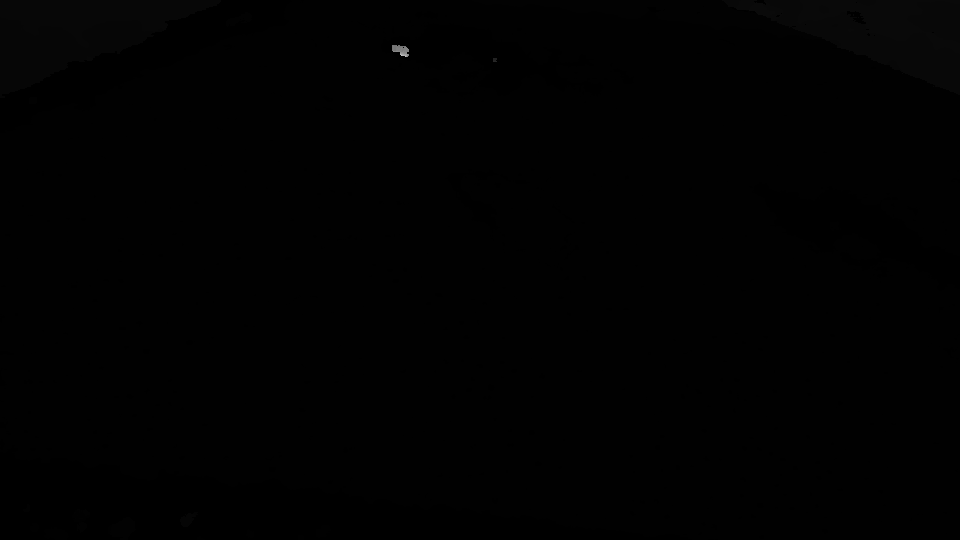
#> input picture ref_views_10/ob_0000001/depth/0000000.png, 960 x 540 px, found by its file name; its folder holds only this picture in this run
$ python enhanced_deapth_gen.py
#> lines starting #> are read from the running program, lines starting #| are printed output that depends on the picture; after the words box and inside, x2 and y2 are one past the last pixel; in counts of white or black regions, pixels touching at a corner belong together
import os
import cv2
import numpy as np

depth_dir = r"C:\Users\kfakh\OneDrive\Desktop\falku\FoundationPose\video_utils\ref_views_1\ob_0000001\depth"
mask_dir = r"C:\Users\kfakh\OneDrive\Desktop\falku\FoundationPose\video_utils\ref_views_1\ob_0000001\masks"

# output folder created next to depth folder
output_dir = os.path.join(os.path.dirname(depth_dir), "depth_enhanced")
os.makedirs(output_dir, exist_ok=True)


def load_depth(path):
    # supports 16-bit or 8-bit depth images
    depth = cv2.imread(path, cv2.IMREAD_UNCHANGED)
#> depth is the input picture: shape (540, 960) uint16; min 0, max 51304, mean 387.5
    return depth


def load_mask(path):
    mask = cv2.imread(path, cv2.IMREAD_GRAYSCALE)
#> mask: shape (540, 960); min 0, max 200, mean 1.2
    if mask is None:
        return None
    # ensure binary mask
    mask = (mask > 0).astype(np.uint8)
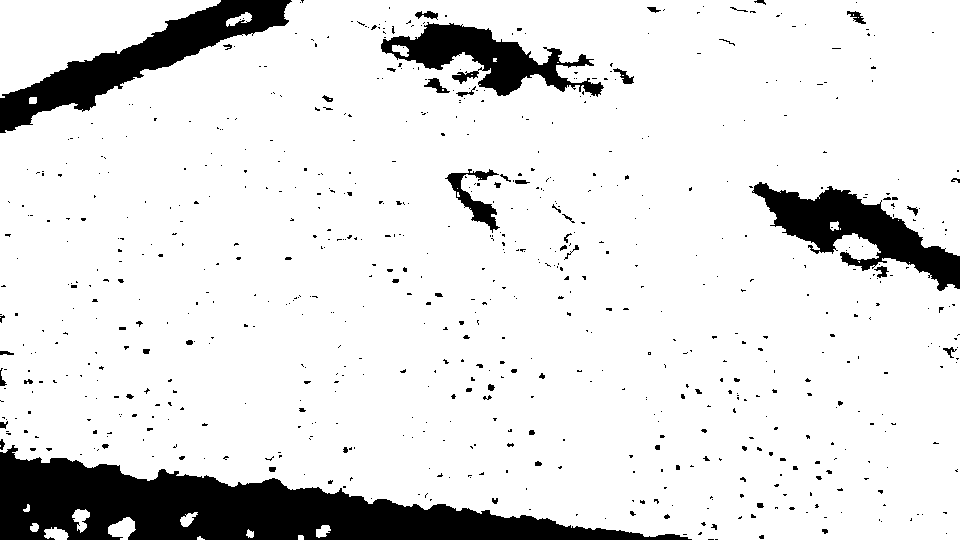
#> mask: shape (540, 960); values 0 (black) and 1 (white), 88.3% white; 719 black regions (659 under 20 px), largest, box (x1, y1, x2, y2) and area: (0, 445, 692, 540) 29071, (0, 0, 292, 133) 10282, (752, 182, 960, 291) 8259
    return mask


for file in os.listdir(depth_dir):
    if not file.lower().endswith((".png", ".jpg", ".tif", ".tiff")):
        continue

    depth_path = os.path.join(depth_dir, file)
    mask_path = os.path.join(mask_dir, os.path.splitext(file)[0] + ".png")

    if not os.path.exists(mask_path):
        print(f"Missing mask for {file}")
        continue

    depth = load_depth(depth_path)
    mask = load_mask(mask_path)

    if depth is None or mask is None:
        continue

    # resize mask if needed (safety)
    if depth.shape[:2] != mask.shape[:2]:
        mask = cv2.resize(mask, (depth.shape[1], depth.shape[0]), interpolation=cv2.INTER_NEAREST)

    # apply mask
    enhanced_depth = depth * mask

    # save result
    out_path = os.path.join(output_dir, file)
    cv2.imwrite(out_path, enhanced_depth)

    print(f"Saved: {out_path}")

print("✅ Done generating enhanced depth maps")

$ run again, on ref_views_10/ob_0000001/depth/0000004.png
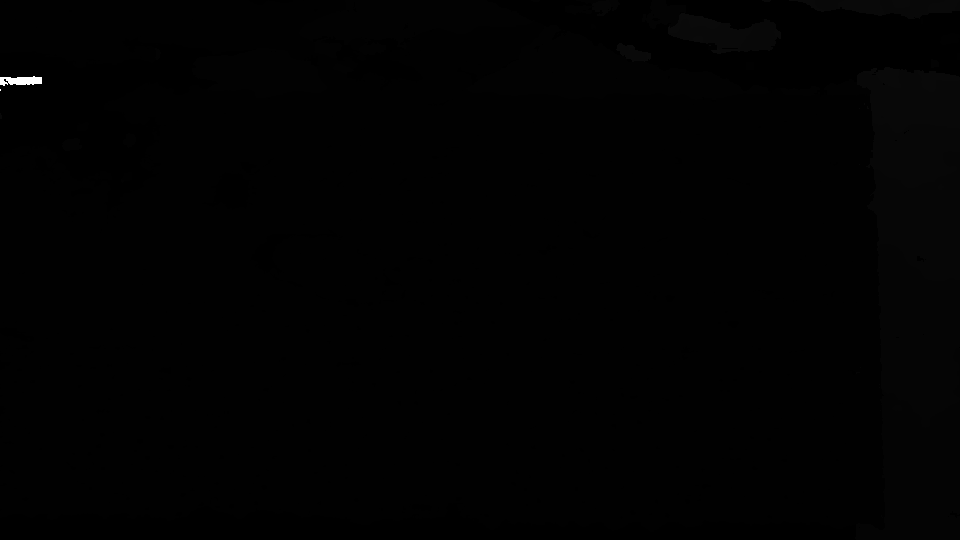
#> input picture ref_views_10/ob_0000001/depth/0000004.png, 960 x 540 px, found by its file name
#> in load_depth, depth is the input picture: shape (540, 960) uint16; min 0, max 65535, mean 468.1
#> in load_mask, `mask = (mask > 0).astype(np.uint8)`:
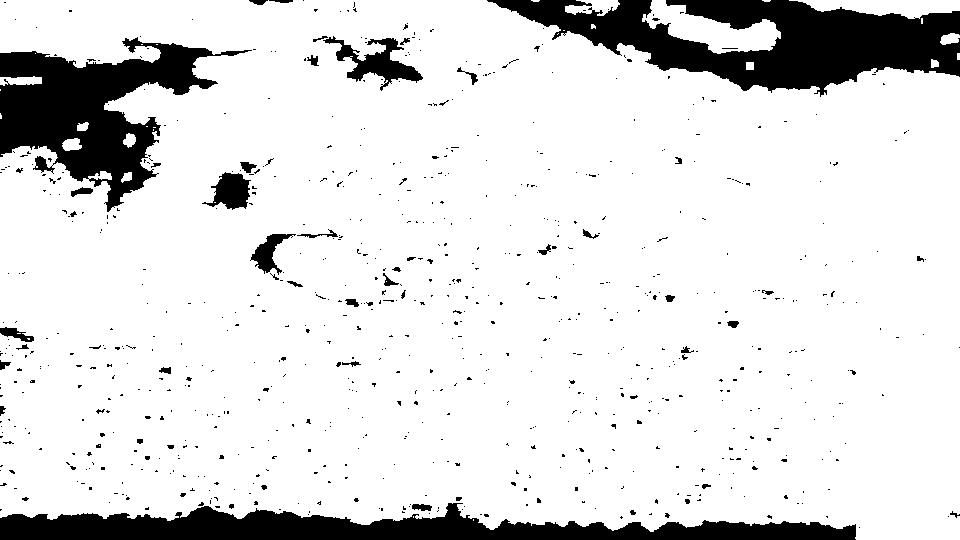
#> mask: shape (540, 960); values 0 (black) and 1 (white), 87.2% white; 773 black regions (722 under 20 px), largest, box (x1, y1, x2, y2) and area: (487, 0, 960, 97) 22707, (0, 37, 252, 212) 17519, (0, 503, 856, 540) 17515

$ run again, on ref_views_10/ob_0000001/depth/0000006.png
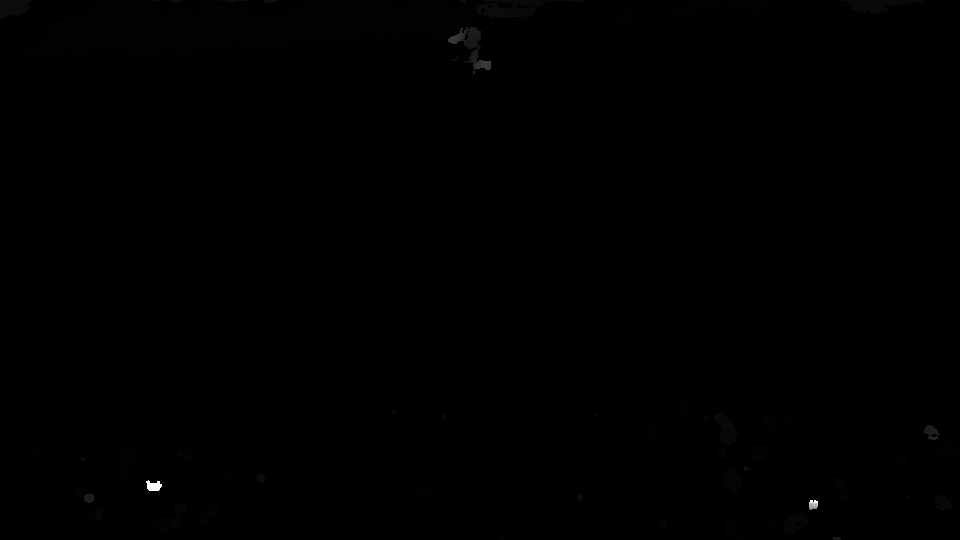
#> input picture ref_views_10/ob_0000001/depth/0000006.png, 960 x 540 px, found by its file name
#> in load_depth, depth is the input picture: shape (540, 960) uint16; min 0, max 65535, mean 303.3
#> in load_mask, `mask = (mask > 0).astype(np.uint8)`:
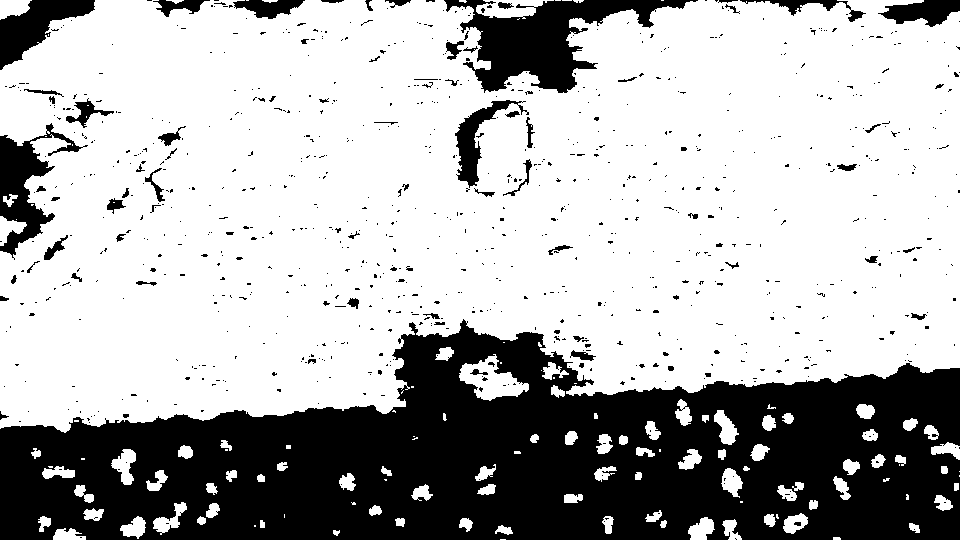
#> mask: shape (540, 960); values 0 (black) and 1 (white), 69.3% white; 896 black regions (819 under 20 px), largest, box (x1, y1, x2, y2) and area: (0, 319, 960, 540) 130962, (444, 0, 698, 93) 9255, (0, 123, 88, 260) 3826

$ run again, on ref_views_10/ob_0000001/depth/0000001.png
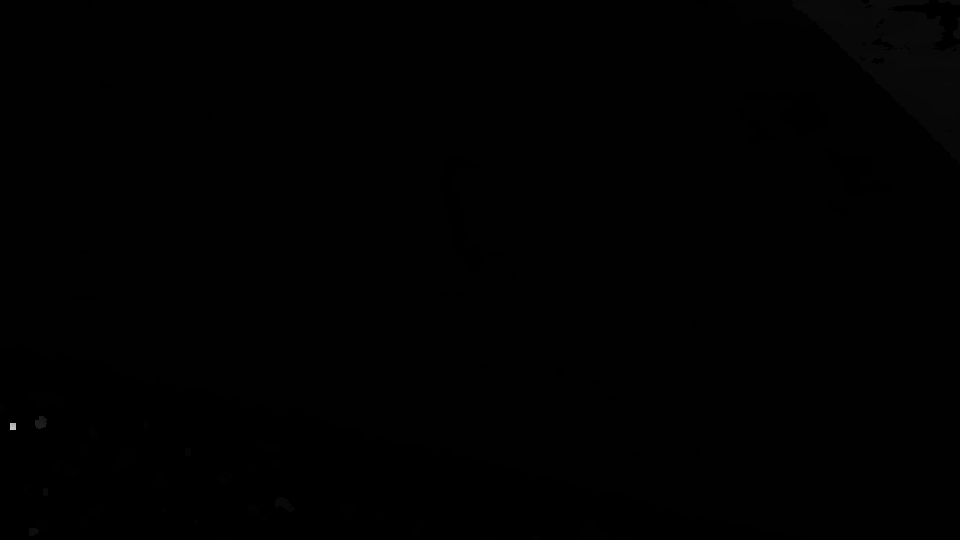
#> input picture ref_views_10/ob_0000001/depth/0000001.png, 960 x 540 px, found by its file name
#> in load_depth, depth is the input picture: shape (540, 960) uint16; min 0, max 54005, mean 331.3
#> in load_mask, `mask = (mask > 0).astype(np.uint8)`:
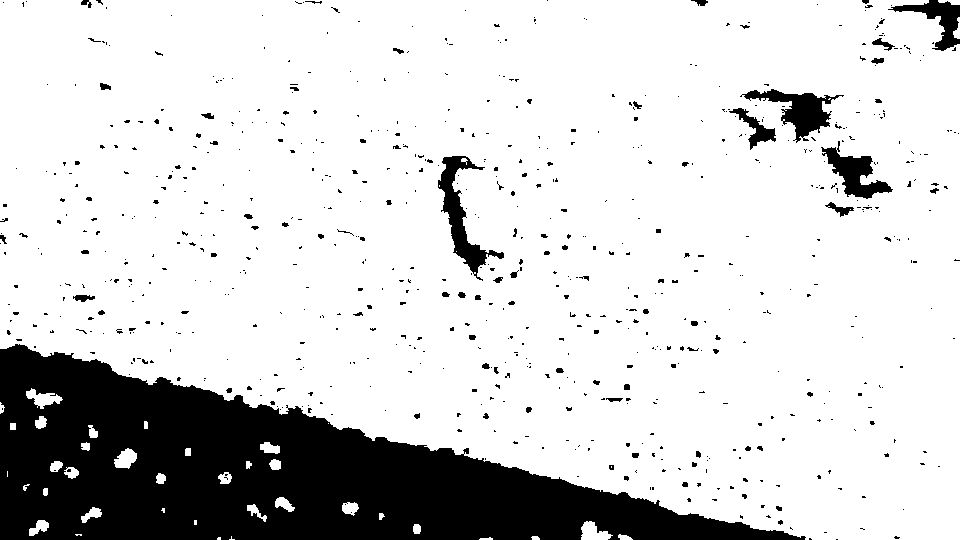
#> mask: shape (540, 960); values 0 (black) and 1 (white), 82.7% white; 717 black regions (641 under 20 px), largest, box (x1, y1, x2, y2) and area: (0, 344, 806, 540) 76441, (438, 156, 504, 281) 2169, (740, 89, 844, 143) 1878
